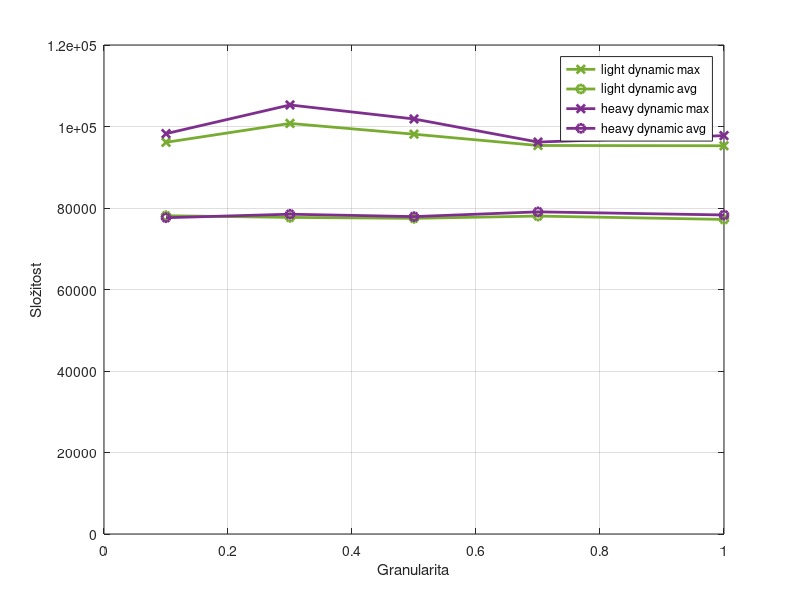

Recreate this plot in MATLAB.
clear all;

% for j in NK ZKC ZKW; do for i in brute bab dynamic fptas1 fptas3 fptas5 greedy redux; do echo "${j}${i} = importdata('${j}_summary_${i}', ';');"; done; done

width = 2;
max = 2;
avg = 3;

% babMAXstrong = [118   709   1862    4492   11101];
% babAVGstrong = [58   360   835    2128   5640];
% babMAXcorr =   [148   1002   3048    7268   17628];
% babAVGcorr =   [66   411   1089    2752   7256];
% babMAXuni =    [47   153   281    660    638];
% babAVGuni =    [17   33   51    79     96];
% 
% plot(x, babMAXstrong,'-x', 'LineWidth', width ,'color', [0.8500 0.3250 0.0980]); hold on
% plot(x, babAVGstrong,'-o', 'LineWidth', width ,'color', [0.8500 0.3250 0.0980]); hold on
% plot(x, babMAXcorr, '-x', 'LineWidth', width ,'color', [0.4940 0.1840 0.5560]); hold on
% plot(x, babAVGcorr, '-o', 'LineWidth', width ,'color', [0.4940 0.1840 0.5560]); hold on
% plot(x, babMAXuni,'-x', 'LineWidth', width ,'color', [0.4660 0.6740 0.1880]); hold on
% plot(x, babAVGuni,'-o', 'LineWidth', width ,'color', [0.4660 0.6740 0.1880]); hold on
% legend('strong bab max', 'strong bab avg', 'corr bab max', 'corr bab avg', 'uni bab max', 'uni bab avg')
% ylim([0 6000])



% dynMAXstrong = [2038  18609   36579    60115       84024];
% dynAVGstrong = [1891  16249   31100    49706       72230];
% dynMAXcorr =   [2046  20390   39171    64680       89854];
% dynAVGcorr =   [1899  16338   31383    51208       74144];
% dynMAXuni =    [2046  20069   39573    65772       102133];
% dynAVGuni =    [1902  16791   32308    52770       77564];
% 
% plot(x, dynMAXstrong,'-x', 'LineWidth', width ,'color', [0.8500 0.3250 0.0980]); hold on
% plot(x, dynAVGstrong,'-o', 'LineWidth', width ,'color', [0.8500 0.3250 0.0980]); hold on
% plot(x, dynMAXcorr,  '-x', 'LineWidth', width ,'color', [0.4940 0.1840 0.5560]); hold on
% plot(x, dynAVGcorr,  '-o', 'LineWidth', width ,'color', [0.4940 0.1840 0.5560]); hold on
% plot(x, dynMAXuni,   '-x', 'LineWidth', width ,'color', [0.4660 0.6740 0.1880]); hold on
% plot(x, dynAVGuni,   '-o', 'LineWidth', width ,'color', [0.4660 0.6740 0.1880]); hold on
% legend('strong bab max', 'strong bab avg', 'corr bab max', 'corr bab avg', 'uni bab max', 'uni bab avg')
% ylim([0 60000])



% reduxMAXstrong = [ 19.173474   14.184867    5.961666    9.67971     9.314884 ];
% reduxAVGstrong = [ 10.421805   5.979555     0.767454    4.200750    5.042353 ];
% reduxMAXcorr =   [ 22.675159   14.416651    15.60071    13.75925    10.791576 ];
% reduxAVGcorr =   [ 6.446171    5.165493     4.526299    4.061455    3.760508 ];
% reduxMAXuni =    [ 9.475580    6.375321     5.961666    6.026059    4.693065 ];
% reduxAVGuni =    [ 1.130760    0.710166     0.767454    0.547468    0.564037 ];
% 
% plot(x, reduxMAXstrong,'-x', 'LineWidth', width ,'color', [0.8500 0.3250 0.0980]); hold on
% plot(x, reduxAVGstrong,'-o', 'LineWidth', width ,'color', [0.8500 0.3250 0.0980]); hold on
% plot(x, reduxMAXcorr,  '-x', 'LineWidth', width ,'color', [0.4940 0.1840 0.5560]); hold on
% plot(x, reduxAVGcorr,  '-o', 'LineWidth', width ,'color', [0.4940 0.1840 0.5560]); hold on
% plot(x, reduxMAXuni,   '-x', 'LineWidth', width ,'color', [0.4660 0.6740 0.1880]); hold on
% plot(x, reduxAVGuni,   '-o', 'LineWidth', width ,'color', [0.4660 0.6740 0.1880]); hold on
% legend('strong bab max', 'strong bab avg', 'corr bab max', 'corr bab avg', 'uni bab max', 'uni bab avg')
% ylim([0 25])




x =           [0.1        0.3            0.5          0.7            1    ];
dynMAXlight = [96116     100756     98110     95340      95275              ];
dynAVGlight = [78105     77694      77463     78018      77197              ];
dynMAXheavy = [98246     105286     101850    96185      97766  ];
dynAVGheavy = [77614     78478      77889     79056      78291  ];


plot(x, dynMAXlight,  '-x', 'LineWidth', width ,'color', [0.4660 0.6740 0.1880]); hold on
plot(x, dynAVGlight,  '-o', 'LineWidth', width ,'color', [0.4660 0.6740 0.1880]); hold on
plot(x, dynMAXheavy,  '-x', 'LineWidth', width ,'color', [0.4940 0.1840 0.5560]); hold on
plot(x, dynAVGheavy,  '-o', 'LineWidth', width ,'color', [0.4940 0.1840 0.5560]); hold on

legend('light dynamic max', 'light dynamic avg', 'heavy dynamic max', 'heavy dynamic avg')
ylim([0 120000])

grid
ylabel('Složitost')
xlabel('Granularita')
hold off
